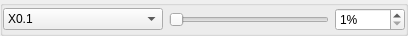
<?xml version="1.0" encoding="UTF-8"?>
<ui version="4.0">
 <class>ControlBar</class>
 <widget class="QWidget" name="ControlBar">
  <property name="geometry">
   <rect>
    <x>0</x>
    <y>0</y>
    <width>404</width>
    <height>36</height>
   </rect>
  </property>
  <property name="windowTitle">
   <string>Form</string>
  </property>
  <layout class="QHBoxLayout" name="horizontalLayout">
   <property name="spacing">
    <number>0</number>
   </property>
   <property name="leftMargin">
    <number>0</number>
   </property>
   <property name="topMargin">
    <number>0</number>
   </property>
   <property name="rightMargin">
    <number>0</number>
   </property>
   <property name="bottomMargin">
    <number>0</number>
   </property>
   <item>
    <widget class="QGroupBox" name="groupBox">
     <property name="title">
      <string/>
     </property>
     <layout class="QGridLayout" name="gridLayout">
      <property name="leftMargin">
       <number>0</number>
      </property>
      <property name="topMargin">
       <number>0</number>
      </property>
      <property name="rightMargin">
       <number>0</number>
      </property>
      <property name="bottomMargin">
       <number>0</number>
      </property>
      <item row="0" column="1">
       <widget class="QSlider" name="HSlider">
        <property name="sizePolicy">
         <sizepolicy hsizetype="Fixed" vsizetype="Fixed">
          <horstretch>0</horstretch>
          <verstretch>0</verstretch>
         </sizepolicy>
        </property>
        <property name="minimumSize">
         <size>
          <width>160</width>
          <height>0</height>
         </size>
        </property>
        <property name="maximumSize">
         <size>
          <width>160</width>
          <height>16777215</height>
         </size>
        </property>
        <property name="minimum">
         <number>1</number>
        </property>
        <property name="maximum">
         <number>100</number>
        </property>
        <property name="orientation">
         <enum>Qt::Horizontal</enum>
        </property>
       </widget>
      </item>
      <item row="0" column="2">
       <widget class="QSpinBox" name="spinBox">
        <property name="sizePolicy">
         <sizepolicy hsizetype="Fixed" vsizetype="Fixed">
          <horstretch>0</horstretch>
          <verstretch>0</verstretch>
         </sizepolicy>
        </property>
        <property name="minimumSize">
         <size>
          <width>70</width>
          <height>0</height>
         </size>
        </property>
        <property name="suffix">
         <string>%</string>
        </property>
        <property name="minimum">
         <number>1</number>
        </property>
        <property name="maximum">
         <number>100</number>
        </property>
       </widget>
      </item>
      <item row="0" column="0">
       <widget class="QComboBox" name="comboBox">
        <property name="sizePolicy">
         <sizepolicy hsizetype="Fixed" vsizetype="Fixed">
          <horstretch>0</horstretch>
          <verstretch>0</verstretch>
         </sizepolicy>
        </property>
        <property name="minimumSize">
         <size>
          <width>160</width>
          <height>0</height>
         </size>
        </property>
        <item>
         <property name="text">
          <string>X0.1</string>
         </property>
        </item>
        <item>
         <property name="text">
          <string>X0.2</string>
         </property>
        </item>
        <item>
         <property name="text">
          <string>X0.5</string>
         </property>
        </item>
        <item>
         <property name="text">
          <string>X1</string>
         </property>
        </item>
        <item>
         <property name="text">
          <string>X2</string>
         </property>
        </item>
        <item>
         <property name="text">
          <string>X5</string>
         </property>
        </item>
        <item>
         <property name="text">
          <string>X10</string>
         </property>
        </item>
        <item>
         <property name="text">
          <string>X20</string>
         </property>
        </item>
        <item>
         <property name="text">
          <string>X50</string>
         </property>
        </item>
        <item>
         <property name="text">
          <string>X100</string>
         </property>
        </item>
       </widget>
      </item>
     </layout>
    </widget>
   </item>
  </layout>
 </widget>
 <resources/>
 <connections/>
</ui>
